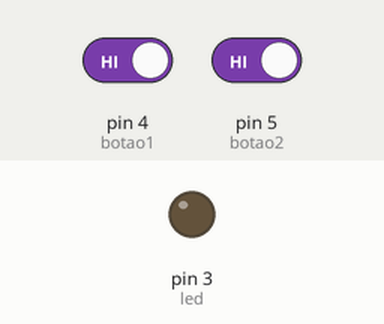
The sketch below on a simulated Arduino Uno, built with avr-gcc and run on an emulated ATmega328P. On the bench: output pins drawn as LEDs (lit = HIGH). The inputs (shaded band) are chosen by the test bench; at power-on: pin 4 (botao1) HIGH, pin 5 (botao2) HIGH.

Above: at 1.2 s.
1.3 s: pin 4 (botao1) driven LOW and pin 5 (botao2) driven LOW
At 1.7 s:
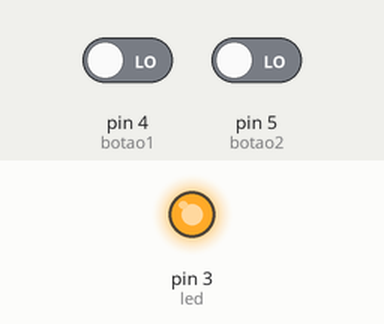
Timing chart, 0 to 4.3 s (numbered marks = the images above; inputs shaded):
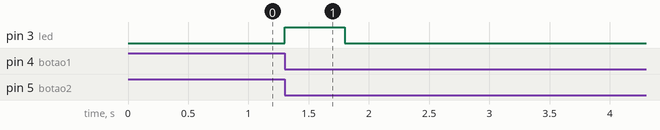

Measured:
- after the input at 1.3 s, pin 3 (led): LOW → HIGH at once, → LOW 0.50 s later

The sketch:

atividade_15.1_sistema_de_seguranca_com_acionamento_bimanual.ino
```cpp
int led = 3;
int botao1 = 4;
int botao2 = 5;

int estadoA = HIGH;
int estadoB = HIGH;

unsigned long tempoPrimeiro = 0;
int pressionar = 0;
int primeiroBotao = 0; // 0 = nenhum, 1 = A, 2 = B

int intervalo = 500;

void setup()
{
  pinMode(led, OUTPUT);
  pinMode(botao1, INPUT_PULLUP);
  pinMode(botao2, INPUT_PULLUP);
}

void loop()
{
  int leituraA = digitalRead(botao1);
  int leituraB = digitalRead(botao2);
  unsigned long tempo = millis();

  // Botão A
  if (leituraA == LOW && estadoA == HIGH) {

    // evita contar A duas vezes
    if (primeiroBotao != 1) {
      pressionar++;

      if (pressionar == 1) {
        primeiroBotao = 1;
        tempoPrimeiro = tempo;
      }
    }
  }

  // Botão B
  if (leituraB == LOW && estadoB == HIGH) {

    // evita contar B duas vezes
    if (primeiroBotao != 2) {
      pressionar++;

      if (pressionar == 1) {
        primeiroBotao = 2;
        tempoPrimeiro = tempo;
      }
    }
  }

  // Só liga se forem 2 cliques de botões diferentes
  if (pressionar == 2 && (tempo - tempoPrimeiro <= intervalo)) {
    digitalWrite(led, HIGH);
  } else {
    digitalWrite(led, LOW);
  }

  // Reset
  if (tempo - tempoPrimeiro > intervalo) {
    pressionar = 0;
    primeiroBotao = 0;
  }

  estadoA = leituraA;
  estadoB = leituraB;
}
```
